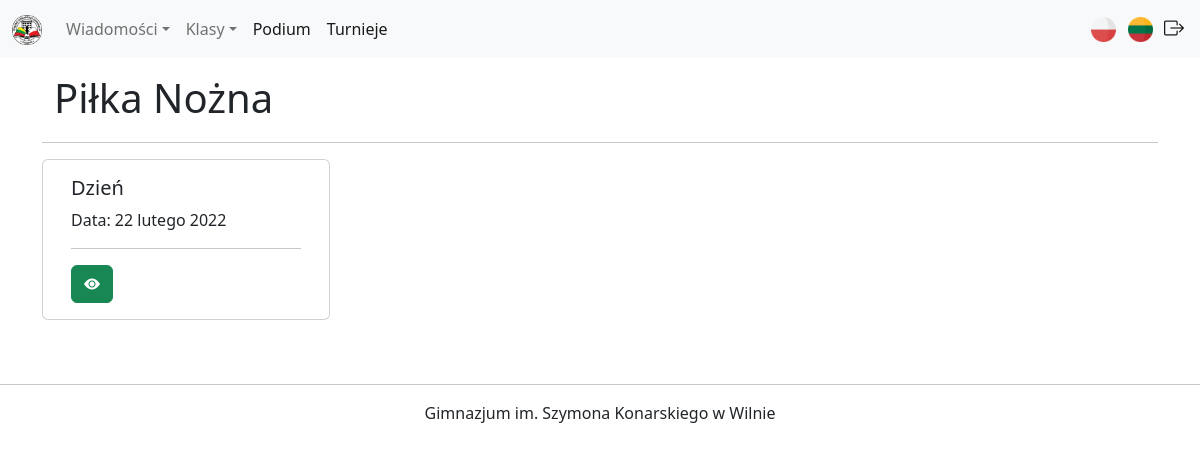
/pl/tournaments/view/1, run on the app's committed database.
### tournaments/models.py (models this page shows, shortened)
class Tournament(models.Model):
    tournament_name = models.CharField(verbose_name=_("Nazwa turnieju"), max_length=100)
    tournament_classes = models.ManyToManyField(Classes, verbose_name=_("Uczestniczące klasy"), null=False, related_name='classes')
    tournament_start_date = models.DateField(verbose_name=_("Data początku"))
    tournament_end_date = models.DateField(verbose_name=_("Data końca"))
    tournament_is_active = models.BooleanField(verbose_name=_("Aktywny (tak/nie)"), default=False)

class TournamentDay(models.Model):
    tournament = models.ForeignKey(Tournament, verbose_name=_("Turniej"), on_delete=models.CASCADE, null=False)
    day_date = models.DateField(verbose_name=_("Data"))

### tournaments/views.py (the view)
# urls.py: path("view/<int:pk>", views.TournamentDetailView.as_view(), name="tournament_detail"),
class TournamentDetailView(DetailView):
    template_name = "view/view_tournament.html"
    model = Tournament

### tournaments/templates/view/view_tournament.html (shortened to what this page needs)
{% extends "base.html" %}
{% load static %}
{% load i18n %}
{% block content %}
    <div class="container">
        <div class="row">
            <h1 style="margin-bottom: 20px;">{{ tournament.tournament_name | title }}</h1>
            <hr>
            {% for day in tournament.tournamentday_set.all %}
                <div class="card mb-3" style="width: 18rem; margin-right: 15px;">
                    <div class="card-body">
                        <h5 class="card-title">{% trans "Dzień" %}</h5>
                        <p class="card-text">{% trans "Data:" %} {{ day.day_date }}</p>
                        <hr>
                        <a href="{% url 'tournaments:tournament_day_detail' pk=day.id %}" class="btn btn-success"><i class="bi bi-eye-fill"></i></a>
                    </div>
                </div>
            {% endfor %}
        </div>
    </div>
{% endblock %}

### static/styles.css (style rules this page uses)
body { overflow-x: hidden; }

### data on the page
Tournament: tournament_name "Piłka Nożna"
TournamentDay: day_date "22 lutego 2022"
